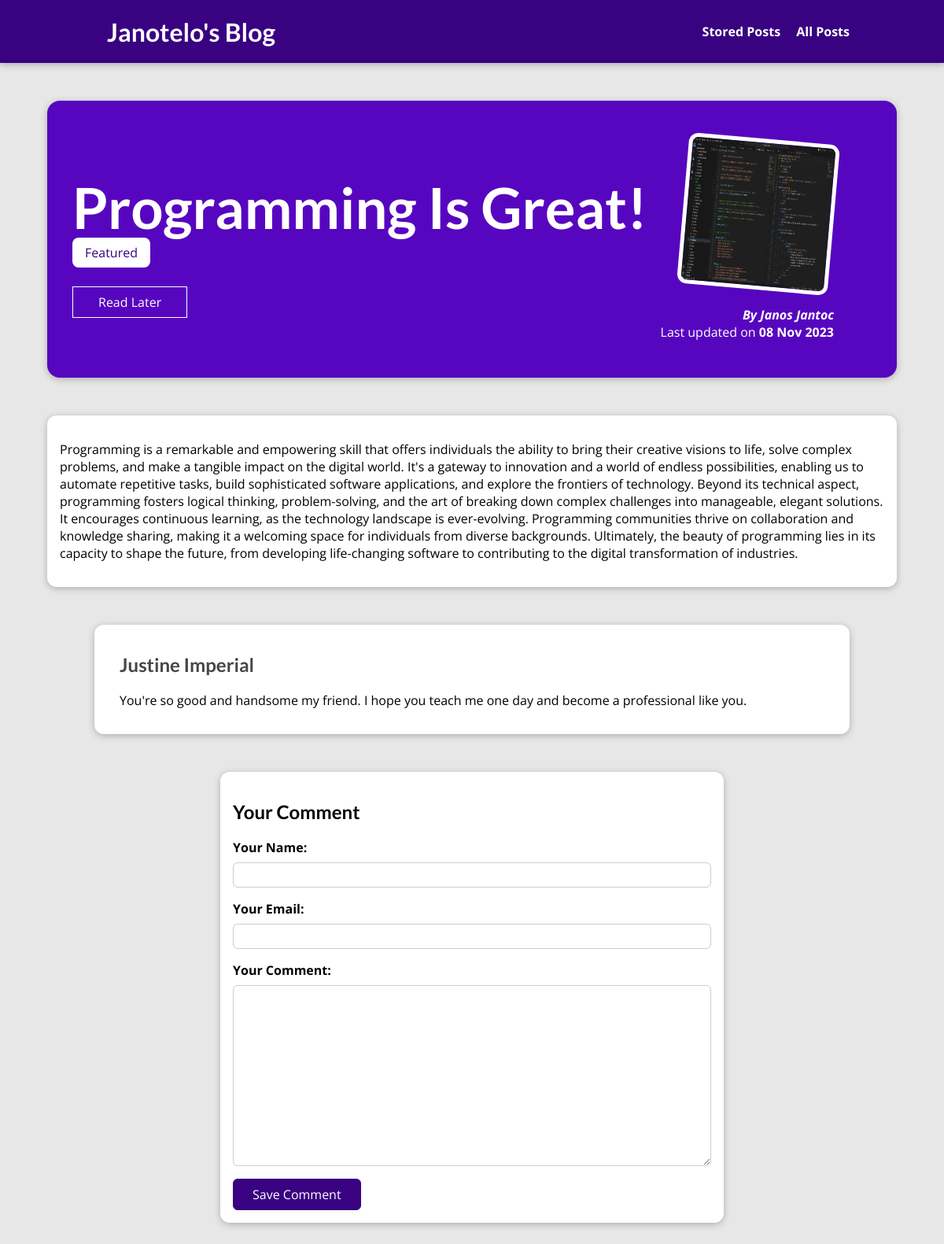
Page /posts/programming-is-fun on the committed database.
### blog/models.py (models this page shows, shortened)
class Post(models.Model):
    title = models.CharField(max_length=150)
    excerpt = models.CharField(max_length=200)
    image = models.ImageField(upload_to="posts", null=True)
    date = models.DateField(auto_now=True)
    slug = models.SlugField(unique=True, db_index=True)
    content = models.TextField(validators=[MinLengthValidator(10)])
    author = models.ForeignKey(
        Author, on_delete=models.SET_NULL, null=True, related_name="posts")
    tags = models.ManyToManyField(Tag)

class Tag(models.Model):
    caption = models.CharField(max_length=20)

class Author(models.Model):
    first_name = models.CharField(max_length=100)
    last_name = models.CharField(max_length=100)
    email_address = models.EmailField()
    def full_name(self):
        return f"{self.first_name} {self.last_name}"
    def __str__(self):
        return self.full_name()

class Comment(models.Model):
    user_name = models.CharField(max_length=120)
    user_email = models.EmailField()
    text = models.TextField(max_length=400)
    post = models.ForeignKey(
        Post, on_delete=models.CASCADE, related_name="comments")

### blog/views.py (the view, shortened to what this page needs)
# urls.py: path("posts/<slug:slug>", views.SinglePostView.as_view(),
class SinglePostView(View):
    def is_stored_post(self, request, post_id):
        stored_posts = request.session.get("stored_posts")
        if stored_posts is not None:
            is_saved_for_later = post_id in stored_posts
        else:
            is_saved_for_later = False
        return is_saved_for_later
    def get(self, request, slug):
        post = Post.objects.get(slug=slug)
        context = {
            "post": post,
            "post_tags": post.tags.all(),
            "comment_form": CommentForm(),
            "comments": post.comments.all().order_by("-id"),
            "saved_for_later": self.is_stored_post(request, post.id)
        }
        return render(request, "blog/post-detail.html", context)

### blog/forms.py
class CommentForm(forms.ModelForm):
    class Meta:
        model = Comment
        exclude = ["post"]
        labels = {
            "user_name": "Your Name",
            "user_email": "Your Email",
            "text": "Your Comment"
        }

### blog/templates/blog/post-detail.html (shortened to what this page needs)
{% extends "base.html" %}
{% load static %}
{% block css_files %}
    <link rel="stylesheet" href="{% static "blog/post-detail.css" %}"/>
{% endblock %}
{% block content %}
    <section id="summary">
        <h2>{{ post.title }}</h2>
        <div>
            {% for tag in post_tags %}
                <span class="tag">{{ tag.caption }}</span>
            {% endfor %}
        </div>
        <div id="read-later">
            <form action="{% url "read-later" %}" method="POST">
                <button>
                    {% if saved_for_later %}
                        Remove from "Read Later" List
                    {% else %}
                        Read Later
                    {% endif %}
                </button>
            </form>
        </div>
        <article>
            <img src="{{ post.image.url }}" alt="{{ post.title }}" />
            <address>By <a href="mailto:{{post.author.email_address}}">{{ post.author }}</a></address>
            <div>
                Last updated on <time>{{ post.date|date:"d M Y" }}</time>
            </div>
        </article>
    </section>
    <main>
        {{ post.content|linebreaks }}
    </main>
    <section id="comments">
        <ul>
            {% for comment in comments %}
                <li>
                    <h2>{{ comment.user_name }}</h2>
                    <p>{{ comment.text|linebreaks }}</p>
                </li>
            {% endfor %}
        </ul>
    </section>
    <section id="comment-form">
        <h2>Your Comment</h2>
        <form action="{% url "post-detail-page" post.slug %}" method="POST">
            {% for form_field in comment_form %}
            <div class="form-control {% if form_field.errors %}invalid{% endif %}">
                {{ form_field.label_tag }}
                {{ form_field }}
            </div>
            {% endfor %}
            <button>Save Comment</button>
        </form>
    </section>
{% endblock %}

### templates/base.html (shortened to what this page needs)
{% load static %}
<!DOCTYPE html>
<html lang="en">
<head>
    <link rel="stylesheet" href="{% static "app.css" %}">
    {% block css_files %}{% endblock %}
</head>
<body>
    <header id="main-navigation">
        <h1><a href="{% url "starting-page" %}">Janotelo's Blog</a></h1>
        <nav>
            <a href="{% url "read-later" %}">Stored Posts</a>
            <a href="{% url "posts-page" %}">All Posts</a>
        </nav>
    </header>
    {% block content %}
    {% endblock %}
</body>
</html>

### static/app.css (style rules this page uses)
* { box-sizing: border-box; }
html { font-family: 'Open Sans', 'Lato', sans-serif; }
body { margin: 0; }
h1, h2, h3 { font-family: 'Lato', sans-serif; font-weight: bold; }
#main-navigation { width: 100%; height: 5rem; display: flex; justify-content: space-between; align-items: center; padding: 0 10%; position: absolute; top: 0; left: 0; }
#main-navigation a { text-decoration: none; color: white; font-weight: bold; margin-left: 1rem; }

### blog/static/blog/post-detail.css (style rules this page uses)
body { background-color: #e7e7e7; }
#main-navigation { background-color: #390281; box-shadow: 0 2px 8px rgba(0, 0, 0, 0.25); }
#summary { margin: 8rem auto 3rem auto; padding: 2rem; width: 90%; max-width: 90rem; border-radius: 16px; background-color: #5706c0; position: relative; box-shadow: 0 2px 8px rgba(0, 0, 0, 0.25); height: 22rem; }
#summary h2 { color: white; font-size: 4.5rem; margin-bottom: 0.25rem; }
#summary article { position: absolute; top: 2rem; right: 3rem; padding: 1rem 2rem; border-radius: 12px; text-align: right; color: white; }
#summary article img { width: 12rem; height: 12rem; border-radius: 12px; transform: rotateZ(5deg); border: 5px solid white; margin-bottom: 1rem; }
#summary address { font-weight: bold; }
#summary a { color: white; text-decoration: none; }
#summary time { font-weight: bold; }
#read-later { margin: 2rem 0; }
#read-later button { background-color: transparent; border: 1px solid white; padding: 0.5rem 2rem; font: inherit; color: white; cursor: pointer; }
main { width: 90%; max-width: 90rem; margin: 3rem auto; background-color: white; padding: 1rem; border-radius: 12px; box-shadow: 0 2px 8px rgba(0, 0, 0, 0.25); }
.tag { background-color: white; color:#390281; padding: 0.5rem 1rem; border-radius: 8px; }
#comment-form { margin: 3rem auto; width: 90%; max-width: 40rem; border-radius: 12px; background-color: white; box-shadow: 0 2px 8px rgba(0, 0, 0, 0.25); padding: 1rem; }
#comment-form button { font: inherit; background-color: #390281; color: white; border: 1px solid #390281; padding: 0.5rem 1.5rem; border-radius: 6px; cursor: pointer; }
.form-control { margin-bottom: 1rem; }
.form-control label { font-weight: bold; margin-bottom: 0.5rem; display: block; }
.form-control input, .form-control textarea { display: block; width: 100%; font: inherit; padding: 0.25rem; border-radius: 6px; border: 1px solid #ccc; }
#comments { margin: 3rem auto; width: 90%; max-width: 60rem; border-radius: 12px; background-color: white; box-shadow: 0 2px 8px rgba(0, 0, 0, 0.25); padding: 1rem 2rem; }
#comments ul { list-style: none; margin: 0; padding: 0; }
#comments li { margin-bottom: 1rem; border-bottom: 2px solid #ccc; }
#comments li:last-of-type { border-bottom: none; }
#comments h2 { color: #464646; }

### rows in the picture
Post: title "Programming Is Great!", image (picture), author "Janos Jantoc", date "08 Nov 2023", content "Programming is a remarkable and empowering skill that offers individuals the ability to bring their creative visions to life, solve complex problems, and make a tangible impact on the digital world. It's a gateway to innovation and a world of endless possibilities, enabling us to automate repetitive tasks, build sophisticated software applications, and explore the frontiers of technology. Beyond its technical aspect, programming fosters logical thinking, problem-solving, and the art of breaking down complex challenges into manageable, elegant solutions. It encourages continuous learning, as the technology landscape is ever-evolving. Programming communities thrive on collaboration and…"
Tag: caption "Featured"
Comment: user_name "Justine Imperial", text "You're so good and handsome my friend. I hope you teach me one day and become a professional like you."
